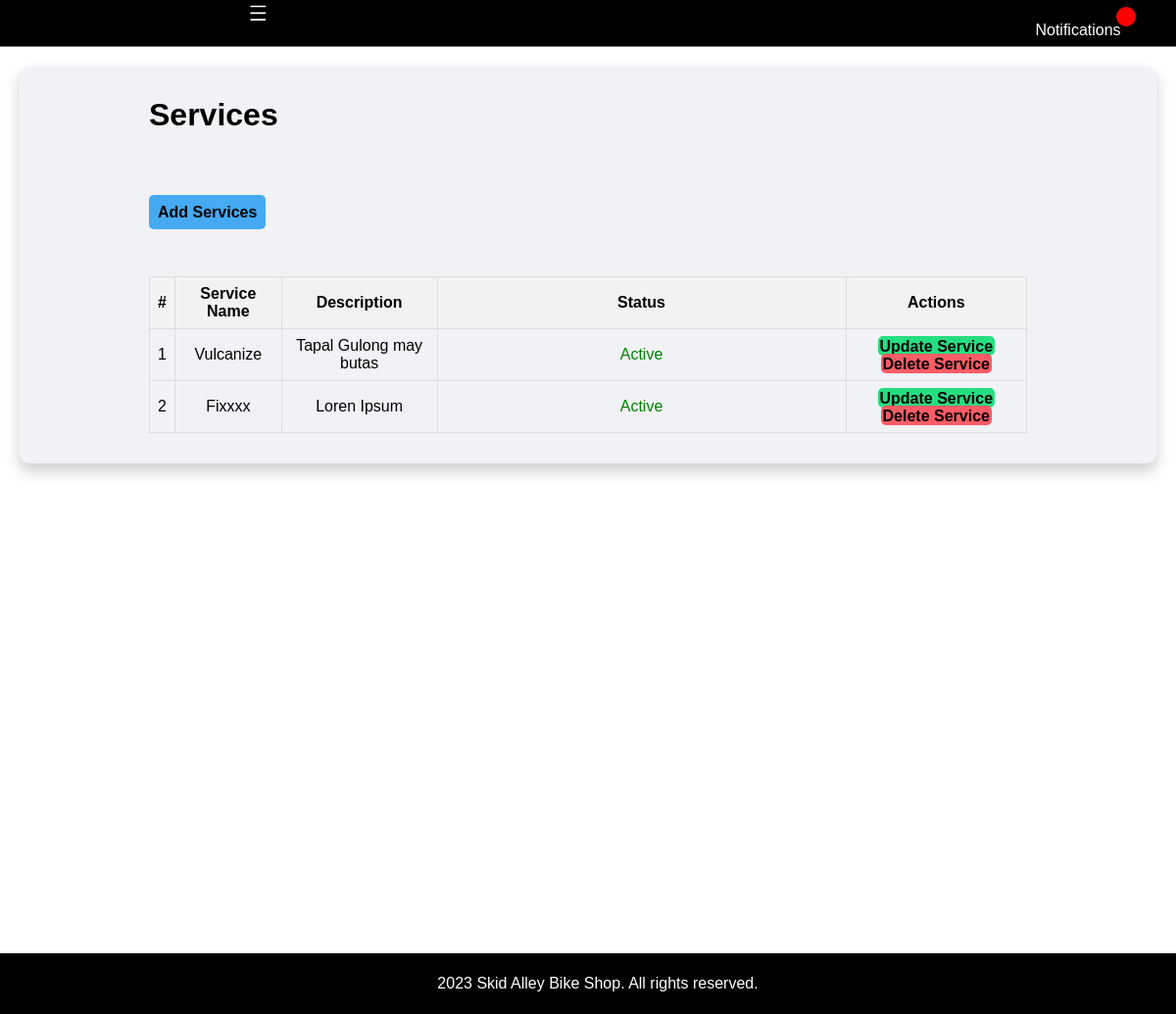
/admin/services.php (signed in), run on the app's committed database.
### tables this page shows
CREATE TABLE `service_list` (
  `id` int(10) NOT NULL,
  `service` text NOT NULL,
  `description` text NOT NULL,
  `status` tinyint(4) NOT NULL DEFAULT 1,
  `delete_flag` tinyint(1) NOT NULL
);

### admin/services.php (the view, shortened to what this page needs)
<?php include('partials/menu.php'); ?>
<div class="main-content">
    <div class="wrapper">
        <h1>Services</h1>
        <br /><br />
        <br><br>
        <a href="<?php echo SITEURL; ?>admin/add-services.php" class="btn-primary">Add Services</a>
        <br /><br /><br />
        <table class="tbl-full">
            <tr>
                <th>#</th>
                <th>Service Name</th>
                <th>Description</th>
                <th>Status</th>
                <th>Actions</th>
            </tr>
            <?php
            $sql = "SELECT * FROM service_list";
            $res = mysqli_query($conn, $sql);
            $count = mysqli_num_rows($res);
            $sn = 1;
            if ($count > 0) {
                while ($row = mysqli_fetch_assoc($res)) {
                    $id = $row['id'];
                    $title = $row['service'];
                    $description = $row['description'];
                    $status = $row['status'];
                    $status_display = ($status == 1) ? "Active" : "Inactive";
                  ?>
                    <tr>
                            <td><?php echo $sn++;?></td>
                            <td><?php echo $title;?></td>
                            <td><?php echo $description; ?></td>
                            <td style='color: <?php echo ($status == 1) ? "green" : "red"; ?>;'><?php echo $status_display; ?></td>
                            <td>
                                <a href="<?php echo SITEURL; ?>admin/update-services.php?id=<?php echo $id; ?>" class='btn-secondary'>Update Service</a>
                                <a href="<?php echo SITEURL; ?>admin/delete-services.php?id=<?php echo $id; ?>" class="btn-third">Delete Service</a>
                            </td>
                    </tr>
                    <?php
                }
            }
            else
            {
             ?>
                <tr>
                    <td colspan='4'><div class='error'>No Service Added.</div></td>
                </tr>
                <?php
            }
            ?>
        </table>
    </div>
</div>
<?php include('partials/footer.php'); ?>

### admin/css/admin.css (style rules this page uses)
* { margin: 0; padding: 0; font-family: Arial, Helvetica, sans-serif; }
.wrapper { padding: 1%; width: 80%; margin: 0 auto; }
.tbl-full { width: 100%; border-collapse: collapse; margin-top: 20px; }
.tbl-full th, .tbl-full td { border: 1px solid #dddddd; padding: 8px; text-align: center; }
.tbl-full th { background-color: #f2f2f2; }
table tr th { border-bottom: 1px solid black; padding: 1%; text-align: left; }
table tr td { padding: 1%; }
.btn-primary, .btn-secondary, .btn-third { padding: 8px 15px; text-decoration: none; border-radius: 5px; font-weight: bold; }
.btn-primary { background-color: #45aaf2; padding: 1%; color: black; text-decoration: none; font-weight: bold; }
.btn-secondary { background-color: #26de81; padding: 1%; color: black; text-decoration: none; font-weight: bold; }
.btn-third { background-color: #fc5c65; padding: 1%; color: black; text-decoration: none; font-weight: bold; }
.main-content { background-color: #f1f2f6; border-radius: 10px; box-shadow: 0 8px 16px rgba(0, 0, 0, 0.2); margin: 20px; padding: 20px; }
.tbl-full td:nth-child(4) { width: 400px; }

### data on the page
service_list: service "Vulcanize", description "Tapal Gulong may butas", status "Active"
service_list: service "Fixxxx", description "Loren Ipsum", status "Active"
